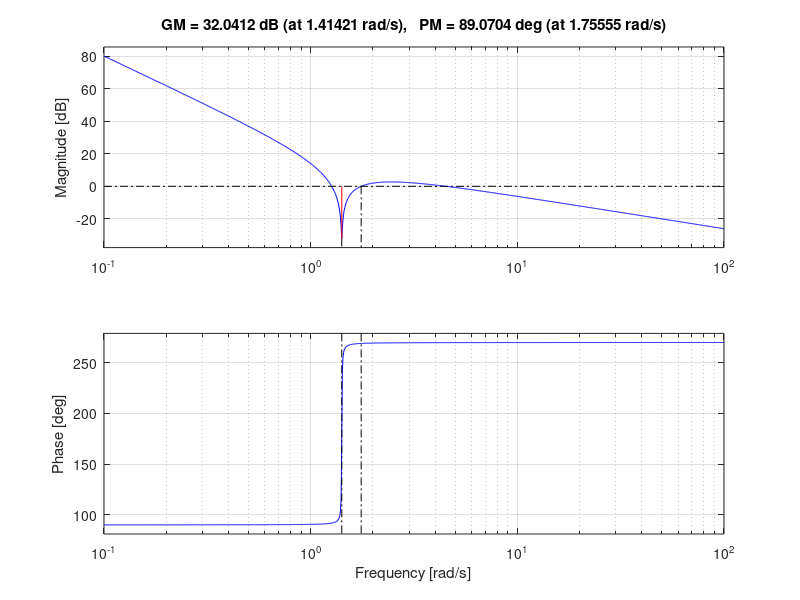
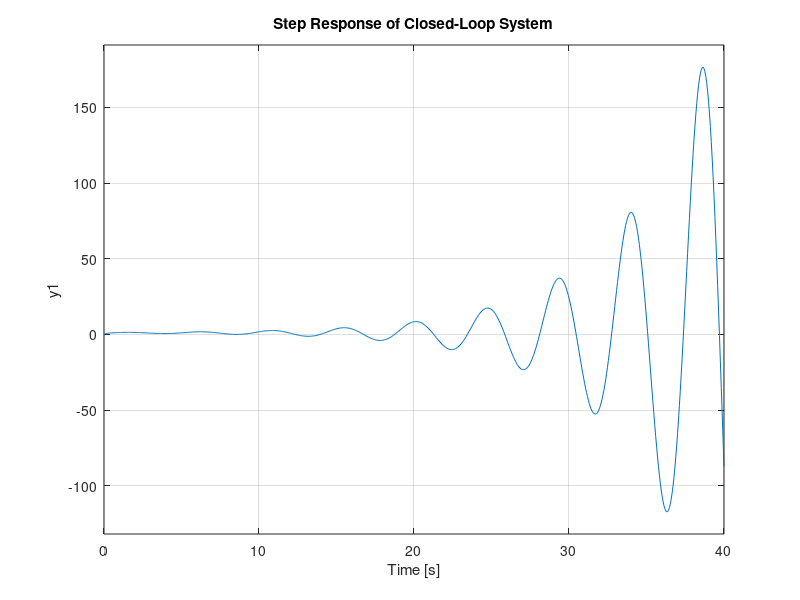

MATLAB code to generate these figures, in order:
% MATLAB Script for Gain and Phase Margin Analysis

% Define the PD Controller Parameters
Kp = 20;  % Proportional gain
Ki = 0.1; % Integral gain
Kd = 10;  % Derivative gain

% Define the Plant Transfer Function (0.5/s^2)
numerator_plant = 0.5;
denominator_plant = [1,0,0]; % s^2
Plant = tf(numerator_plant, denominator_plant);

% PD Controller Transfer Function
numerator_PD = [Kd Ki Kp]; % Kd*s + Kp
denominator_PD = [1,0];     % PD controller doesn't add poles
PD_Controller = tf(numerator_PD, denominator_PD);

% Open-Loop Transfer Function
Open_Loop = PD_Controller * Plant;
Open_Loop

% Step Input (Step time = 0, Initial value = 0, Final value = 1)
step_time = 0; % No delay in step input
initial_value = 0;
final_value = 1;

% Generate the Closed-Loop System (Feedback with Unity Gain)
Closed_Loop = feedback(Open_Loop, 1);
%Closed_Loop_Numerator = PD_Controller * Plant;
%Closed_Loop_Denominator = 1 + PD_Controller * Plant * 1;
%Closed_Loop = tf(Closed_Loop_Numerator,Closed_Loop_Denominator);
%Closed_Loop

% Analyze the Bode Plot and Margins
figure;
margin(Open_Loop); % Bode plot with gain and phase margins
grid on;

% Display the Gain Margin and Phase Margin Numerically
[Gm, Pm, Wcg, Wcp] = margin(Open_Loop);
fprintf('Gain Margin (dB): %.2f\n', 20*log10(Gm));
fprintf('Phase Margin (degrees): %.2f\n', Pm);
fprintf('Gain Crossover Frequency (rad/s): %.2f\n', Wcg);
fprintf('Phase Crossover Frequency (rad/s): %.2f\n', Wcp);

% Step Response of Closed-Loop System
figure;
step(final_value * Closed_Loop);
title('Step Response of Closed-Loop System');
grid on;
